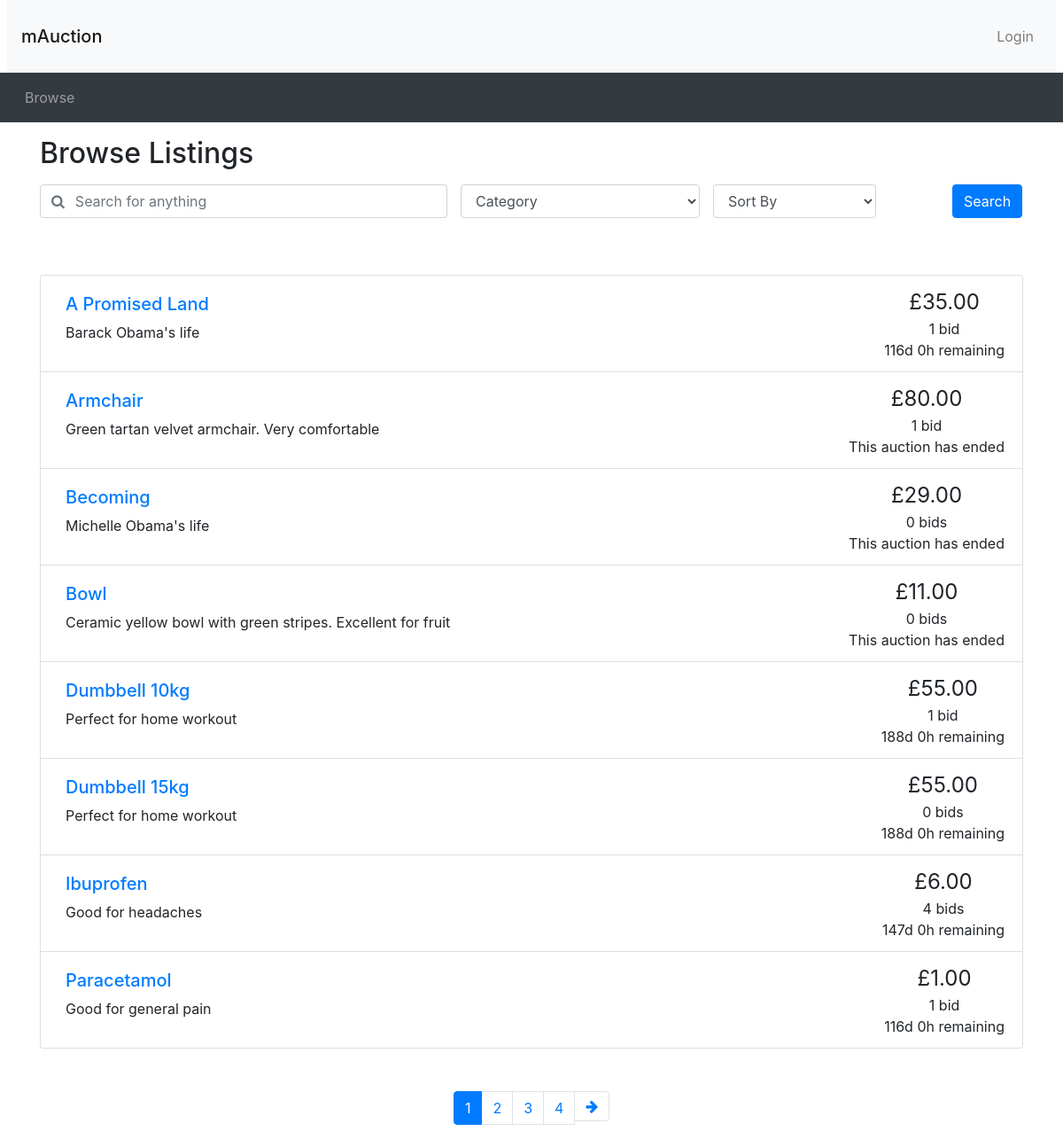
Screenshot of /browse.php with the database file from the repository.
### tables this page shows
CREATE TABLE Auction (
saleItemID INT NOT NULL AUTO_INCREMENT,
itemName VARCHAR(200) NOT NULL,
userName VARCHAR(45) NOT NULL, 
category VARCHAR(100) NOT NULL,
startPrice DECIMAL NOT NULL,
description VARCHAR(300) NOT NULL, 
endDate DATETIME NOT NULL, 
delivery VARCHAR(20) NOT NULL, 
itemCondition VARCHAR(30) NOT NULL, 
PRIMARY KEY (saleItemID));

### utilities.php (the view)
<?php
function display_time_remaining($interval)
{
  if ($interval->days == 0 && $interval->h == 0) {
    $time_remaining = $interval->format('%im %Ss');
  } else if ($interval->days == 0) {
    $time_remaining = $interval->format('%hh %im');
  } else {
    $time_remaining = $interval->format('%ad %hh');
  }
  return $time_remaining;
}
function print_listing_li($item_id, $title, $desc, $price, $num_bids, $endDate)
{
  if (strlen($desc) > 250) {
    $desc_shortened = substr($desc, 0, 250) . '...';
  } else {
    $desc_shortened = $desc;
  }
  if ($num_bids == 1) {
    $bid = ' bid';
  } else {
    $bid = ' bids';
  }
  $end_time = new DateTime($endDate);
  $now = new DateTime("now");
  if ($now > $end_time) {
    $time_remaining = 'This auction has ended';
  } else {
    $time_to_end = date_diff($now, $end_time);
    $time_remaining = display_time_remaining($time_to_end) . ' remaining';
  }
  echo ('
    <li class="list-group-item d-flex justify-content-between">
    <div class="p-2 mr-5"><h5><a href="listing.php?item_id=' . $item_id . '">' . $title . '</a></h5>' . $desc_shortened . '</div>
    <div class="text-center text-nowrap"><span style="font-size: 1.5em">£' . number_format($price, 2) . '</span><br/>' . $num_bids . $bid . '<br/>' . $time_remaining . '</div>
  </li>');
}
?>

### header.php (shortened to what this page needs)
<!doctype html>
<html lang="en">
<head>
  <link rel="stylesheet" href="css/bootstrap.min.css">
  <link rel="stylesheet" href="https://cdnjs.cloudflare.com/ajax/libs/font-awesome/4.7.0/css/font-awesome.min.css">
  <link rel="stylesheet" href="css/custom.css">
</head>
<body>
<nav class="navbar navbar-expand-lg navbar-light bg-light mx-2">
  <h3 class="my-3"><a class="navbar-brand" href="browse.php">mAuction</a></h3>
  <ul class="navbar-nav ml-auto">
    <li class="nav-item">
<?php
if (isset($_SESSION['logged_in']) && $_SESSION['logged_in'] == true) {
    echo '<a class="nav-link" href="logout.php">Logout</a>';
}
else {
  echo '<button type="button" class="btn nav-link" data-toggle="modal" data-target="#loginModal">Login</button>';
}
?>
    </li>
  </ul>
</nav>
<nav class="navbar navbar-expand-lg navbar-dark bg-dark">
  <ul class="navbar-nav align-middle">
	<li class="nav-item mx-1">
      <a class="nav-link" href="browse.php">Browse</a>
    </li>
  </ul>
</nav>

### browse.php (shortened to what this page needs)
<?php
include 'connection.php';
?>
<?php include_once("header.php") ?>
<?php require("utilities.php") ?>
<div class="container">
  <h2 class="my-3">Browse Listings</h2>
  <div id="searchSpecs">
    <form method="get">
      <div class="row">
        <div class="col-md-5 pr-0">
          <div class="form-group">
            <div class="input-group">
              <div class="input-group-prepend">
                <span class="input-group-text bg-transparent pr-0 text-muted">
                  <i class="fa fa-search"></i>
                </span>
              </div>
              <input type="text" class="form-control border-left-0" id="keyword" name="keyword" placeholder="Search for anything">
            </div>
          </div>
        </div>
        <div class="col-md-3 pr-0">
          <div class="form-group">
            <select class="form-control" id="cat" name="cat">
              <option selected value="none">Category</option>
            </select>
          </div>
        </div>
        <div class="col-md-3 pr-0">
          <div class="form-inline">
            <select class="form-control" id="order_by" name="order_by">
              <option selected value="none">Sort By</option>
            </select>
          </div>
        </div>
        <div class="col-md-1 px-0">
          <button type="submit" name="search" class="btn btn-primary">Search</button>
        </div>
      </div>
    </form>
  </div>
</div>
<div class="container mt-5">
  <ul class="list-group">
    <?php
    if (!isset($_GET['search'])) {
      $bidQuery = "SELECT Auction.saleItemID, MAX(bidAmount) as maxBid, COUNT(bidID) as countBid FROM Auction, Bid WHERE Auction.saleItemID = Bid.saleItemID GROUP BY Auction.saleItemID ORDER BY itemName ASC";
      $bidResult = mysqli_query($connection, $bidQuery) or die('Error making select users query' . mysqli_error());
      $arr = array();
      while ($bidRow = mysqli_fetch_assoc($bidResult)) {
        $arr . array_push($arr, $bidRow);
      }
      $auctionQuery = "SELECT * FROM Auction ORDER BY itemName ASC";
      $auctionResult = mysqli_query($connection, $auctionQuery) or die('Error making select users query' . mysqli_error());
      $auctionQueryRes = mysqli_num_rows($auctionResult);
      while ($auctionRow = mysqli_fetch_assoc($auctionResult)) {
        $item_id = $auctionRow['saleItemID'];
        $current_price = $auctionRow['startPrice'];
        $title = $auctionRow['itemName'];
        $description = $auctionRow['description'];
        $num_bids = 0;
        $end_date = $auctionRow['endDate'];
        for ($x = 0; $x <= count($arr) - 1; $x++) {
          if ($item_id == $arr[$x]['saleItemID']) {
            $current_price = $arr[$x]['maxBid'];
            $num_bids = $arr[$x]['countBid'];
          }
        }
        print_listing_li($item_id, $title, $description, $current_price, $num_bids, $end_date);
      }
    }
    if (!isset($_GET['page'])) {
      $curr_page = 1;
    } else {
      $curr_page = $_GET['page'];
    }
    $num_results = $auctionQueryRes;
    $results_per_page = 2;
    $max_page = ceil($num_results / $results_per_page);
    ?>
  </ul>
  <nav aria-label="Search results pages" class="mt-5">
    <ul class="pagination justify-content-center">
      <?php
      $querystring = "";
      $high_page_boost = max(3 - $curr_page, 0);
      $low_page_boost = max(2 - ($max_page - $curr_page), 0);
      $low_page = max(1, $curr_page - 2 - $low_page_boost);
      $high_page = min($max_page, $curr_page + 2 + $high_page_boost);
      for ($i = $low_page; $i <= $high_page; $i++) {
        if ($i == $curr_page) {
          echo ('
    <li class="page-item active">');
        } else {
          echo ('
    <li class="page-item">');
        }
        echo ('
      <a class="page-link" href="browse.php?' . $querystring . 'page=' . $i . '">' . $i . '</a>
    </li>');
      }
      if ($curr_page != $max_page) {
        echo ('
    <li class="page-item">
      <a class="page-link" href="browse.php?' . $querystring . 'page=' . ($curr_page + 1) . '" aria-label="Next">
        <span aria-hidden="true"><i class="fa fa-arrow-right"></i></span>
        <span class="sr-only">Next</span>
      </a>
    </li>');
      }
      ?>
    </ul>
  </nav>
</div>
<?php include_once("footer.php") ?>

### footer.php (shortened to what this page needs)
</body>
</html>

### rows the page displays
auction: itemName "A Promised Land", description "Barack Obama's life", price "35.00", num_bids "1", bid "bid", endDate "116d 0h remaining"
auction: itemName "Armchair", description "Green tartan velvet armchair. Very comfortable", price "80.00", num_bids "1", bid "bid", endDate "This auction has ended"
auction: itemName "Becoming", description "Michelle Obama's life", startPrice "29.00", endDate "This auction has ended"
auction: itemName "Bowl", description "Ceramic yellow bowl with green stripes. Excellent for fruit", startPrice "11.00", endDate "This auction has ended"
auction: itemName "Dumbbell 10kg", description "Perfect for home workout", price "55.00", num_bids "1", bid "bid", endDate "188d 0h remaining"
auction: itemName "Dumbbell 15kg", description "Perfect for home workout", startPrice "55.00", endDate "188d 0h remaining"
auction: itemName "Ibuprofen", description "Good for headaches", price "6.00", num_bids "4", bid "bids", endDate "147d 0h remaining"
auction: itemName "Paracetamol", description "Good for general pain", price "1.00", num_bids "1", bid "bid", endDate "116d 0h remaining"
